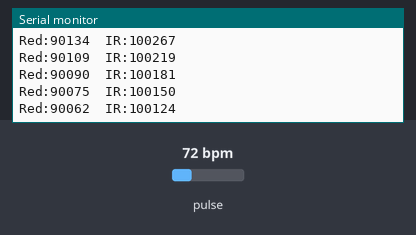
This sketch was run on a simulated Arduino Uno, built with avr-gcc and run on an emulated ATmega328P. Shown: the last lines printed to the serial monitor. Inputs (shaded band) come from the test bench; at power-on: pulse 72 bpm.

Above: at 1.2 s.
1.3 s: pulse set to 42 bpm
At 1.39 s:
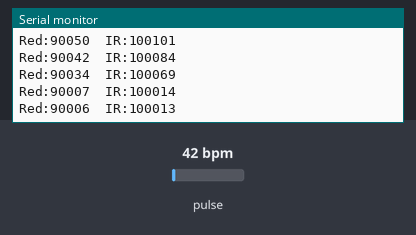
2.8 s: pulse set to 70 bpm
At 2.99 s:
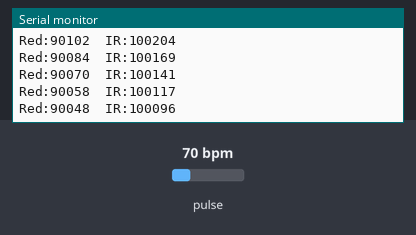
Timing chart, 0 to 5.8 s (numbered marks = the images above; inputs shaded):
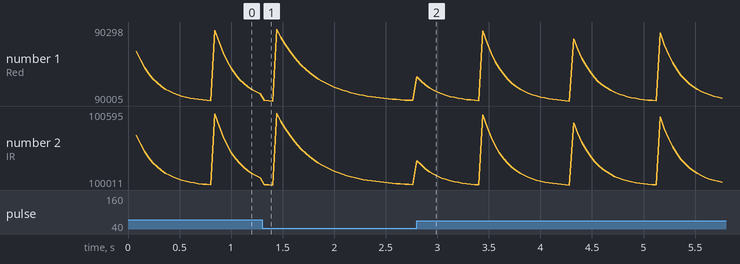

The sketch:

MAX30102_Raw_Test.ino
```cpp
/*
  MAX30102 raw-signal test for Arduino Uno R4 WiFi.
  Requires SparkFun MAX3010x Pulse and Proximity Sensor Library.
  Use default Wire SDA/SCL pins; Serial Monitor/Plotter: 115200 baud.
  Matches the previous sketch's LED current, ADC range and sample rate.
  Output contains unfiltered 18-bit Red and IR ADC counts.
  Set PLOT_IR_ONLY=true to inspect IR pulses without a different Red baseline
  compressing the Plotter's vertical scale. Use false to inspect both channels.
*/

#include <Wire.h>
#include "MAX30105.h"

MAX30105 particleSensor;

const bool PLOT_IR_ONLY = false;
const byte LED_BRIGHTNESS = 60;
const int ADC_RANGE = 4096;
bool discardFirstSample = true;
unsigned long lastSampleTime = 0;

void setup() {
  Serial.begin(115200);
  unsigned long start = millis();
  while (!Serial && millis() - start < 3000) {
    delay(10);
  }

  if (!particleSensor.begin(Wire, I2C_SPEED_FAST)) {
    Serial.println(F("MAX30102 not found. Check power, SDA and SCL."));
    while (true) {
      delay(1000);
    }
  }

  // Red + IR, 100 conversions/s with averaging of 4 -> 25 pairs/s.
  particleSensor.setup(LED_BRIGHTNESS, 4, 2, 100, 411, ADC_RANGE);
  lastSampleTime = millis();
}

void loop() {
  particleSensor.check();

  while (particleSensor.available()) {
    uint32_t red = particleSensor.getFIFORed();
    uint32_t ir = particleSensor.getFIFOIR();
    particleSensor.nextSample();
    lastSampleTime = millis();

    if (discardFirstSample) {
      discardFirstSample = false;
      continue;
    }

    if (!PLOT_IR_ONLY) {
      Serial.print(F("Red:"));
      Serial.print(red);
      Serial.print('\t');
    }
    Serial.print(F("IR:"));
    Serial.println(ir);
  }

  if (millis() - lastSampleTime >= 1000) {
    Serial.println(F("No samples received. Check connections."));
    lastSampleTime = millis();
  }
  delay(1);
}
```

Measured:
- after the input at 1.3 s, the serial monitor: prints a new line after 0.06 s (image 1)
